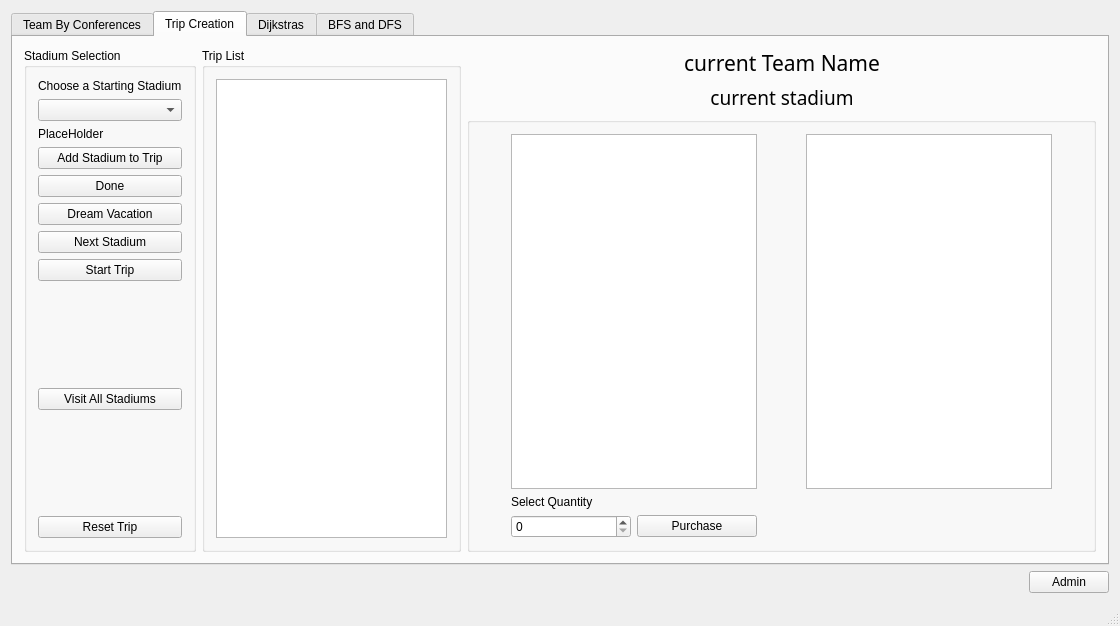
<?xml version="1.0" encoding="UTF-8"?>
<ui version="4.0">
 <class>MainWindow</class>
 <widget class="QMainWindow" name="MainWindow">
  <property name="geometry">
   <rect>
    <x>0</x>
    <y>0</y>
    <width>1120</width>
    <height>626</height>
   </rect>
  </property>
  <property name="windowTitle">
   <string>MainWindow</string>
  </property>
  <widget class="QWidget" name="centralWidget">
   <layout class="QGridLayout" name="gridLayout_2">
    <item row="1" column="0">
     <widget class="QTabWidget" name="tabWidget">
      <property name="currentIndex">
       <number>1</number>
      </property>
      <widget class="QWidget" name="Conference">
       <attribute name="title">
        <string>Team By Conferences</string>
       </attribute>
       <layout class="QGridLayout" name="gridLayout">
        <item row="0" column="2">
         <widget class="QTableView" name="ConferenceTableView">
          <property name="sortingEnabled">
           <bool>true</bool>
          </property>
         </widget>
        </item>
        <item row="0" column="0" colspan="2">
         <widget class="QGroupBox" name="groupBox">
          <property name="title">
           <string>Choose your team or conference!</string>
          </property>
          <layout class="QFormLayout" name="formLayout">
           <item row="0" column="0" colspan="2">
            <widget class="QComboBox" name="TeamsComboBox"/>
           </item>
           <item row="1" column="0">
            <widget class="QCheckBox" name="NFLCheckBox">
             <property name="text">
              <string>NFL</string>
             </property>
            </widget>
           </item>
           <item row="1" column="1">
            <widget class="QCheckBox" name="AFLCheckBox">
             <property name="text">
              <string>AFL</string>
             </property>
            </widget>
           </item>
           <item row="2" column="0">
            <widget class="QCheckBox" name="BothCheckBox">
             <property name="text">
              <string>Both</string>
             </property>
            </widget>
           </item>
           <item row="4" column="0" colspan="2">
            <widget class="QLabel" name="roofLabel">
             <property name="text">
              <string>Choose a Roof Type: </string>
             </property>
            </widget>
           </item>
           <item row="5" column="0" colspan="2">
            <widget class="QComboBox" name="roofComboBox">
             <item>
              <property name="text">
               <string>Choose a roof type</string>
              </property>
             </item>
             <item>
              <property name="text">
               <string>Open</string>
              </property>
             </item>
             <item>
              <property name="text">
               <string>Fixed</string>
              </property>
             </item>
             <item>
              <property name="text">
               <string>Retractable</string>
              </property>
             </item>
            </widget>
           </item>
           <item row="7" column="0">
            <widget class="QLabel" name="label_2">
             <property name="text">
              <string/>
             </property>
            </widget>
           </item>
           <item row="6" column="0" colspan="2">
            <widget class="QLabel" name="roofNumberLabel">
             <property name="text">
              <string>Total number of roof type:</string>
             </property>
            </widget>
           </item>
          </layout>
         </widget>
        </item>
        <item row="1" column="2">
         <layout class="QHBoxLayout" name="horizontalLayout">
          <item>
           <spacer name="horizontalSpacer_3">
            <property name="orientation">
             <enum>Qt::Horizontal</enum>
            </property>
            <property name="sizeHint" stdset="0">
             <size>
              <width>40</width>
              <height>20</height>
             </size>
            </property>
           </spacer>
          </item>
          <item>
           <spacer name="horizontalSpacer">
            <property name="orientation">
             <enum>Qt::Horizontal</enum>
            </property>
            <property name="sizeHint" stdset="0">
             <size>
              <width>40</width>
              <height>20</height>
             </size>
            </property>
           </spacer>
          </item>
          <item>
           <widget class="QLabel" name="label">
            <property name="font">
             <font>
              <family>Ebrima</family>
              <pointsize>15</pointsize>
             </font>
            </property>
            <property name="text">
             <string>Total Seating Capacity: </string>
            </property>
           </widget>
          </item>
          <item>
           <widget class="QLCDNumber" name="lcdNumber">
            <property name="digitCount">
             <number>7</number>
            </property>
           </widget>
          </item>
          <item>
           <spacer name="horizontalSpacer_5">
            <property name="orientation">
             <enum>Qt::Horizontal</enum>
            </property>
            <property name="sizeHint" stdset="0">
             <size>
              <width>40</width>
              <height>20</height>
             </size>
            </property>
           </spacer>
          </item>
          <item>
           <spacer name="horizontalSpacer_2">
            <property name="orientation">
             <enum>Qt::Horizontal</enum>
            </property>
            <property name="sizeHint" stdset="0">
             <size>
              <width>40</width>
              <height>20</height>
             </size>
            </property>
           </spacer>
          </item>
         </layout>
        </item>
       </layout>
      </widget>
      <widget class="QWidget" name="tab">
       <attribute name="title">
        <string>Trip Creation</string>
       </attribute>
       <layout class="QGridLayout" name="gridLayout_5">
        <item row="0" column="2">
         <spacer name="horizontalSpacer_7">
          <property name="orientation">
           <enum>Qt::Horizontal</enum>
          </property>
          <property name="sizeHint" stdset="0">
           <size>
            <width>40</width>
            <height>20</height>
           </size>
          </property>
         </spacer>
        </item>
        <item row="0" column="0" rowspan="5">
         <widget class="QGroupBox" name="groupBox_2">
          <property name="title">
           <string>Stadium Selection</string>
          </property>
          <layout class="QGridLayout" name="gridLayout_3">
           <item row="2" column="0">
            <widget class="QLabel" name="tripCreateTeamNameLabel">
             <property name="text">
              <string>PlaceHolder</string>
             </property>
            </widget>
           </item>
           <item row="11" column="0">
            <widget class="QPushButton" name="resetTripButton">
             <property name="text">
              <string>Reset Trip</string>
             </property>
            </widget>
           </item>
           <item row="7" column="0">
            <widget class="QPushButton" name="startTripButton">
             <property name="text">
              <string>Start Trip</string>
             </property>
            </widget>
           </item>
           <item row="8" column="0">
            <spacer name="verticalSpacer">
             <property name="orientation">
              <enum>Qt::Vertical</enum>
             </property>
             <property name="sizeHint" stdset="0">
              <size>
               <width>20</width>
               <height>40</height>
              </size>
             </property>
            </spacer>
           </item>
           <item row="6" column="0">
            <widget class="QPushButton" name="nextCollegeButton">
             <property name="text">
              <string>Next Stadium</string>
             </property>
            </widget>
           </item>
           <item row="1" column="0">
            <widget class="QComboBox" name="tripCreationComboBox"/>
           </item>
           <item row="4" column="0">
            <widget class="QPushButton" name="finishAddingButton">
             <property name="text">
              <string>Done</string>
             </property>
            </widget>
           </item>
           <item row="0" column="0">
            <widget class="QLabel" name="label_3">
             <property name="text">
              <string>Choose a Starting Stadium</string>
             </property>
            </widget>
           </item>
           <item row="3" column="0">
            <widget class="QPushButton" name="addToTripButton">
             <property name="text">
              <string>Add Stadium to Trip</string>
             </property>
            </widget>
           </item>
           <item row="9" column="0">
            <widget class="QPushButton" name="visitAllStadiumsButton">
             <property name="text">
              <string>Visit All Stadiums</string>
             </property>
            </widget>
           </item>
           <item row="10" column="0">
            <spacer name="verticalSpacer_4">
             <property name="orientation">
              <enum>Qt::Vertical</enum>
             </property>
             <property name="sizeHint" stdset="0">
              <size>
               <width>20</width>
               <height>40</height>
              </size>
             </property>
            </spacer>
           </item>
           <item row="5" column="0">
            <widget class="QPushButton" name="dreamVacationButton">
             <property name="text">
              <string>Dream Vacation</string>
             </property>
            </widget>
           </item>
          </layout>
         </widget>
        </item>
        <item row="0" column="1" rowspan="5">
         <widget class="QGroupBox" name="groupBox_3">
          <property name="title">
           <string>Trip List</string>
          </property>
          <layout class="QGridLayout" name="gridLayout_4">
           <item row="0" column="0">
            <widget class="QTableView" name="tripTableView">
             <property name="editTriggers">
              <set>QAbstractItemView::NoEditTriggers</set>
             </property>
            </widget>
           </item>
          </layout>
         </widget>
        </item>
        <item row="0" column="4">
         <spacer name="horizontalSpacer_6">
          <property name="orientation">
           <enum>Qt::Horizontal</enum>
          </property>
          <property name="sizeHint" stdset="0">
           <size>
            <width>40</width>
            <height>20</height>
           </size>
          </property>
         </spacer>
        </item>
        <item row="0" column="3">
         <widget class="QLabel" name="currentCollegeLabel">
          <property name="font">
           <font>
            <family>Copperplate Gothic Bold</family>
            <pointsize>16</pointsize>
           </font>
          </property>
          <property name="text">
           <string>current Team Name</string>
          </property>
          <property name="alignment">
           <set>Qt::AlignCenter</set>
          </property>
         </widget>
        </item>
        <item row="2" column="3">
         <spacer name="verticalSpacer_2">
          <property name="orientation">
           <enum>Qt::Vertical</enum>
          </property>
          <property name="sizeHint" stdset="0">
           <size>
            <width>20</width>
            <height>40</height>
           </size>
          </property>
         </spacer>
        </item>
        <item row="2" column="2" rowspan="3" colspan="3">
         <widget class="QGroupBox" name="souvGroupBox">
          <property name="title">
           <string/>
          </property>
          <layout class="QGridLayout" name="gridLayout_9">
           <item row="0" column="1">
            <widget class="QTableView" name="souvenirTable"/>
           </item>
           <item row="1" column="1">
            <widget class="QLabel" name="quantityLabel">
             <property name="text">
              <string>Select Quantity</string>
             </property>
            </widget>
           </item>
           <item row="0" column="2">
            <spacer name="horizontalSpacer_9">
             <property name="orientation">
              <enum>Qt::Horizontal</enum>
             </property>
             <property name="sizeHint" stdset="0">
              <size>
               <width>40</width>
               <height>20</height>
              </size>
             </property>
            </spacer>
           </item>
           <item row="0" column="4">
            <widget class="QTableWidget" name="cartTable"/>
           </item>
           <item row="2" column="1">
            <layout class="QHBoxLayout" name="horizontalLayout_3">
             <item>
              <widget class="QSpinBox" name="spinBox"/>
             </item>
             <item>
              <widget class="QPushButton" name="purchaseButton">
               <property name="text">
                <string>Purchase</string>
               </property>
              </widget>
             </item>
            </layout>
           </item>
           <item row="0" column="5">
            <spacer name="horizontalSpacer_10">
             <property name="orientation">
              <enum>Qt::Horizontal</enum>
             </property>
             <property name="sizeHint" stdset="0">
              <size>
               <width>40</width>
               <height>20</height>
              </size>
             </property>
            </spacer>
           </item>
           <item row="0" column="3">
            <widget class="QLabel" name="totalPriceLabel">
             <property name="text">
              <string/>
             </property>
             <property name="alignment">
              <set>Qt::AlignLeading|Qt::AlignLeft|Qt::AlignTop</set>
             </property>
            </widget>
           </item>
           <item row="0" column="0">
            <spacer name="horizontalSpacer_11">
             <property name="orientation">
              <enum>Qt::Horizontal</enum>
             </property>
             <property name="sizeHint" stdset="0">
              <size>
               <width>40</width>
               <height>20</height>
              </size>
             </property>
            </spacer>
           </item>
          </layout>
         </widget>
        </item>
        <item row="1" column="3">
         <widget class="QLabel" name="currentStadiumLabel">
          <property name="font">
           <font>
            <family>Copperplate Gothic Bold</family>
            <pointsize>14</pointsize>
           </font>
          </property>
          <property name="toolTip">
           <UInt>0</UInt>
          </property>
          <property name="text">
           <string>current stadium</string>
          </property>
          <property name="alignment">
           <set>Qt::AlignCenter</set>
          </property>
         </widget>
        </item>
       </layout>
      </widget>
      <widget class="QWidget" name="Dijkstras">
       <attribute name="title">
        <string>Dijkstras</string>
       </attribute>
       <widget class="QWidget" name="layoutWidget">
        <property name="geometry">
         <rect>
          <x>1</x>
          <y>0</y>
          <width>1101</width>
          <height>491</height>
         </rect>
        </property>
        <layout class="QGridLayout" name="gridLayout_8">
         <item row="0" column="0">
          <widget class="QGroupBox" name="groupBox_4">
           <property name="title">
            <string/>
           </property>
           <layout class="QGridLayout" name="gridLayout_7">
            <item row="1" column="0">
             <widget class="QComboBox" name="startingStadiumComboBoxDijkstras"/>
            </item>
            <item row="4" column="0">
             <spacer name="verticalSpacer_3">
              <property name="orientation">
               <enum>Qt::Vertical</enum>
              </property>
              <property name="sizeHint" stdset="0">
               <size>
                <width>20</width>
                <height>40</height>
               </size>
              </property>
             </spacer>
            </item>
            <item row="3" column="0">
             <widget class="QLabel" name="totalDistanceLabel">
              <property name="text">
               <string/>
              </property>
             </widget>
            </item>
            <item row="2" column="0">
             <widget class="QComboBox" name="endingStadiumComboBoxDijkstras"/>
            </item>
           </layout>
          </widget>
         </item>
         <item row="0" column="1">
          <widget class="QTableWidget" name="dijkstrasTableWidget"/>
         </item>
        </layout>
       </widget>
      </widget>
      <widget class="QWidget" name="tab_2">
       <attribute name="title">
        <string>BFS and DFS</string>
       </attribute>
       <layout class="QGridLayout" name="gridLayout_6">
        <item row="3" column="0">
         <widget class="QPushButton" name="BFSstartButton">
          <property name="text">
           <string>Start</string>
          </property>
         </widget>
        </item>
        <item row="1" column="0">
         <widget class="QComboBox" name="BFScomboBox"/>
        </item>
        <item row="3" column="2">
         <widget class="QPushButton" name="DFSstartButton">
          <property name="text">
           <string>Start</string>
          </property>
         </widget>
        </item>
        <item row="1" column="2">
         <widget class="QComboBox" name="DFScomboBox"/>
        </item>
        <item row="2" column="1">
         <spacer name="horizontalSpacer_4">
          <property name="orientation">
           <enum>Qt::Horizontal</enum>
          </property>
          <property name="sizeHint" stdset="0">
           <size>
            <width>40</width>
            <height>20</height>
           </size>
          </property>
         </spacer>
        </item>
        <item row="0" column="0">
         <widget class="QLabel" name="label_4">
          <property name="font">
           <font>
            <family>Tw Cen MT Condensed Extra Bold</family>
            <pointsize>11</pointsize>
           </font>
          </property>
          <property name="text">
           <string>BFS</string>
          </property>
          <property name="alignment">
           <set>Qt::AlignCenter</set>
          </property>
         </widget>
        </item>
        <item row="0" column="2">
         <widget class="QLabel" name="label_5">
          <property name="font">
           <font>
            <family>Tw Cen MT Condensed Extra Bold</family>
            <pointsize>11</pointsize>
            <weight>50</weight>
            <bold>false</bold>
           </font>
          </property>
          <property name="text">
           <string>DFS</string>
          </property>
          <property name="alignment">
           <set>Qt::AlignCenter</set>
          </property>
         </widget>
        </item>
        <item row="2" column="0">
         <widget class="QTableWidget" name="BFStable"/>
        </item>
        <item row="2" column="2">
         <widget class="QTableWidget" name="DFStable"/>
        </item>
       </layout>
      </widget>
     </widget>
    </item>
    <item row="2" column="0">
     <layout class="QHBoxLayout" name="horizontalLayout_2">
      <item>
       <spacer name="horizontalSpacer_8">
        <property name="orientation">
         <enum>Qt::Horizontal</enum>
        </property>
        <property name="sizeHint" stdset="0">
         <size>
          <width>40</width>
          <height>20</height>
         </size>
        </property>
       </spacer>
      </item>
      <item>
       <widget class="QPushButton" name="adminButton">
        <property name="text">
         <string>Admin</string>
        </property>
       </widget>
      </item>
     </layout>
    </item>
   </layout>
  </widget>
  <widget class="QMenuBar" name="menuBar">
   <property name="geometry">
    <rect>
     <x>0</x>
     <y>0</y>
     <width>1120</width>
     <height>25</height>
    </rect>
   </property>
  </widget>
  <widget class="QStatusBar" name="statusBar"/>
 </widget>
 <layoutdefault spacing="6" margin="11"/>
 <resources/>
 <connections/>
</ui>
